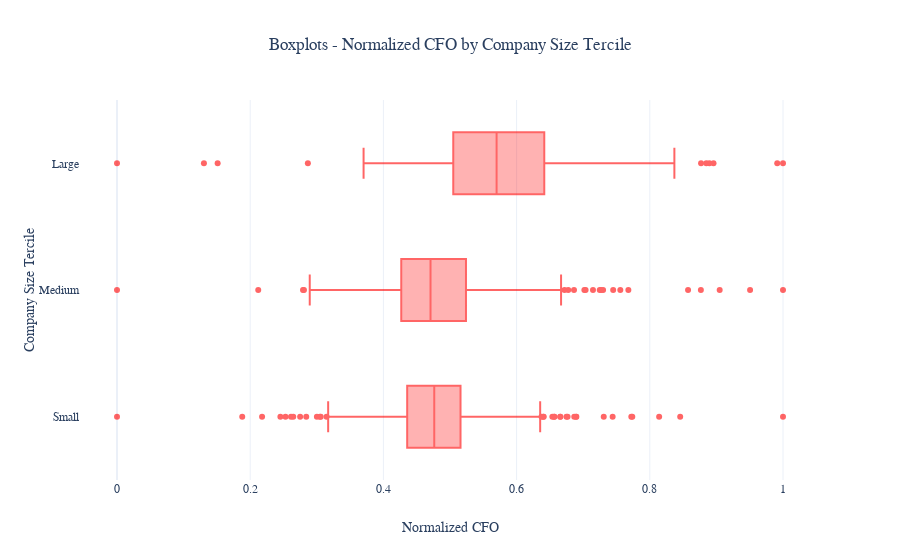

Notebook code for this chart:
### Code cell
#----------CFO by company size----------

# create dataframe to store CFO and company size tercile
CFO_df = funda_df[['CFO', 'Size_Tercile']]
# store CFO values for small, medium and large companies
# note: these values have been normalized  
small_CFO = ((CFO_df.loc[CFO_df['Size_Tercile']=='Small', 'CFO'] - 
              CFO_df.loc[CFO_df['Size_Tercile']=='Small', 'CFO'].min()) /
             (CFO_df.loc[CFO_df['Size_Tercile']=='Small', 'CFO'].max() -
              CFO_df.loc[CFO_df['Size_Tercile']=='Small', 'CFO'].min())) 
medium_CFO = ((CFO_df.loc[CFO_df['Size_Tercile']=='Medium', 'CFO'] - 
               CFO_df.loc[CFO_df['Size_Tercile']=='Medium', 'CFO'].min()) /
             (CFO_df.loc[CFO_df['Size_Tercile']=='Medium', 'CFO'].max() -
              CFO_df.loc[CFO_df['Size_Tercile']=='Medium', 'CFO'].min())) 
large_CFO = ((CFO_df.loc[CFO_df['Size_Tercile']=='Large', 'CFO'] - 
              CFO_df.loc[CFO_df['Size_Tercile']=='Large', 'CFO'].min()) /
             (CFO_df.loc[CFO_df['Size_Tercile']=='Large', 'CFO'].max() -
              CFO_df.loc[CFO_df['Size_Tercile']=='Large', 'CFO'].min()))
# box plots of CFO by company size tercile 
fig = go.Figure()
fig.add_trace(go.Box(x=small_CFO, name='Small', boxpoints='outliers', marker_color='red', opacity=0.6))
fig.add_trace(go.Box(x=medium_CFO, name='Medium', boxpoints='outliers', marker_color='red', opacity=0.6))
fig.add_trace(go.Box(x=large_CFO, name='Large', boxpoints='outliers', marker_color='red', opacity=0.6))
fig.update_layout(template='plotly_white', showlegend=False,
                  title=go.layout.Title(text='Boxplots - Normalized CFO by Company Size Tercile',
                                        font=dict(family='Times New Roman, serif'),
                                        x=0.5),
                  xaxis=go.layout.XAxis(title=go.layout.xaxis.Title(text='Normalized CFO',
                                                                    font=dict(family='Times New Roman, serif')),
                                        tickfont=dict(family='Times New Roman, serif')),
                  yaxis=go.layout.YAxis(title=go.layout.yaxis.Title(text='Company Size Tercile',
                                                                    font=dict(family='Times New Roman, serif')),
                                        tickfont=dict(family='Times New Roman, serif')))
fig.show()

### Figure 1 — Plotly figure (JSON) as saved in the notebook; plotly's stock layout.template omitted (floating-point values rounded to 4 significant figures; data arrays with more than 128 entries replaced by an {"elided": "..."} marker saying what was removed)
{"data": [{"boxpoints": "outliers", "marker": {"color": "red"}, "name": "Small", "opacity": 0.6, "type": "box", "x": {"elided": "829 float values"}}, {"boxpoints": "outliers", "marker": {"color": "red"}, "name": "Medium", "opacity": 0.6, "type": "box", "x": {"elided": "400 float values"}}, {"boxpoints": "outliers", "marker": {"color": "red"}, "name": "Large", "opacity": 0.6, "type": "box", "x": {"elided": "228 float values"}}], "layout": {"showlegend": false, "title": {"font": {"family": "Times New Roman, serif"}, "text": "Boxplots - Normalized CFO by Company Size Tercile", "x": 0.5}, "xaxis": {"tickfont": {"family": "Times New Roman, serif"}, "title": {"font": {"family": "Times New Roman, serif"}, "text": "Normalized CFO"}}, "yaxis": {"tickfont": {"family": "Times New Roman, serif"}, "title": {"font": {"family": "Times New Roman, serif"}, "text": "Company Size Tercile"}}}}
